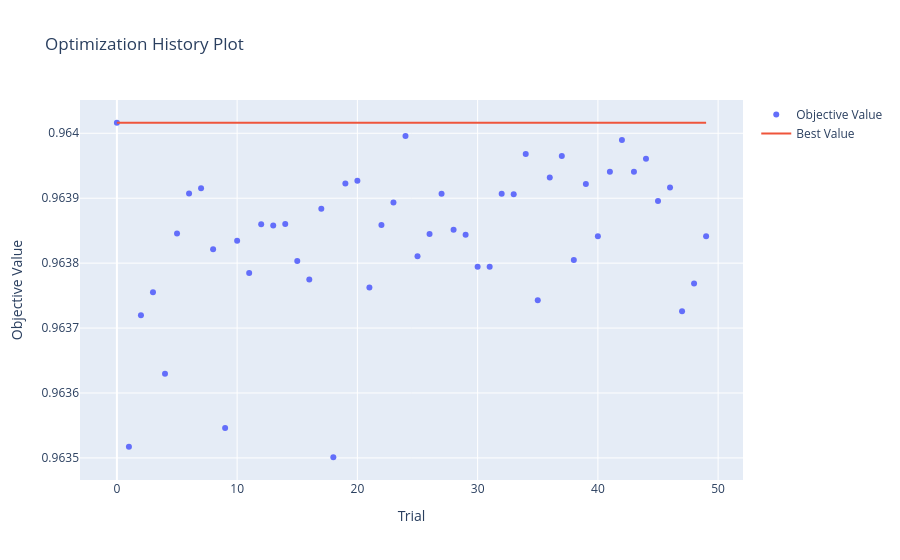

Here is the notebook cell this chart was saved with:
### Code cell
optuna_filename = 'optuna_params_xgb.json'
best_params = setup.load_optuna_params(optuna_filename)

if setup.perform_optuna_tuning():
    print("Starting XGBoost SQLite Optuna Optimization v8 (focused search space)...")
    
    pruner = optuna.pruners.NopPruner()
    
    study = optuna.create_study(
        storage='sqlite:///xgb_study.db',
        load_if_exists=True,
        direction='maximize',
        study_name='xgb_feature_engineered_optuna_v8',
        pruner=pruner,
        sampler=optuna.samplers.TPESampler(
            seed=seed,
            n_startup_trials=5,
            multivariate=True
        )
    )
    
    # Enqueue previous best parameters if available
    if best_params and len(best_params) > 0:
        valid_params = {k: v for k, v in best_params.items() if k in ["learning_rate", "max_depth", "subsample", "colsample_bytree", "min_child_weight", "gamma", "reg_alpha", "reg_lambda"]}
        study.enqueue_trial(valid_params)
        print("Enqueued previous best parameters into Optuna study.")
    
    study.optimize(objective, n_trials=50, timeout=7200, show_progress_bar=True)
    best_params = study.best_params
    print(f'Best score: {study.best_value:.6f}')
    print("Best params found:", best_params)
    setup.save_optuna_params(optuna_filename, best_params)
    setup.upload_artifact(optuna_filename)
else:
    print("Using loaded parameters:", best_params)

### Figure 1 — Plotly figure (JSON) as saved in the notebook; plotly's stock layout.template omitted (floating-point values rounded to 4 significant figures)
{"data": [{"mode": "markers", "name": "Objective Value", "type": "scatter", "x": [0, 1, 2, 3, 4, 5, 6, 7, 8, 9, 10, 11, 12, 13, 14, 15, 16, 17, 18, 19, 20, 21, 22, 23, 24, 25, 26, 27, 28, 29, 30, 31, 32, 33, 34, 35, 36, 37, 38, 39, 40, 41, 42, 43, 44, 45, 46, 47, 48, 49], "y": [0.964, 0.9635, 0.9637, 0.9638, 0.9636, 0.9638, 0.9639, 0.9639, 0.9638, 0.9635, 0.9638, 0.9638, 0.9639, 0.9639, 0.9639, 0.9638, 0.9638, 0.9639, 0.9635, 0.9639, 0.9639, 0.9638, 0.9639, 0.9639, 0.964, 0.9638, 0.9638, 0.9639, 0.9639, 0.9638, 0.9638, 0.9638, 0.9639, 0.9639, 0.964, 0.9637, 0.9639, 0.964, 0.9638, 0.9639, 0.9638, 0.9639, 0.964, 0.9639, 0.964, 0.9639, 0.9639, 0.9637, 0.9638, 0.9638]}, {"mode": "lines", "name": "Best Value", "type": "scatter", "x": [0, 1, 2, 3, 4, 5, 6, 7, 8, 9, 10, 11, 12, 13, 14, 15, 16, 17, 18, 19, 20, 21, 22, 23, 24, 25, 26, 27, 28, 29, 30, 31, 32, 33, 34, 35, 36, 37, 38, 39, 40, 41, 42, 43, 44, 45, 46, 47, 48, 49], "y": [0.964, 0.964, 0.964, 0.964, 0.964, 0.964, 0.964, 0.964, 0.964, 0.964, 0.964, 0.964, 0.964, 0.964, 0.964, 0.964, 0.964, 0.964, 0.964, 0.964, 0.964, 0.964, 0.964, 0.964, 0.964, 0.964, 0.964, 0.964, 0.964, 0.964, 0.964, 0.964, 0.964, 0.964, 0.964, 0.964, 0.964, 0.964, 0.964, 0.964, 0.964, 0.964, 0.964, 0.964, 0.964, 0.964, 0.964, 0.964, 0.964, 0.964]}, {"marker": {"color": "#cccccc"}, "mode": "markers", "name": "Infeasible Trial", "showlegend": false, "type": "scatter", "x": [], "y": []}], "layout": {"title": {"text": "Optimization History Plot"}, "xaxis": {"title": {"text": "Trial"}}, "yaxis": {"title": {"text": "Objective Value"}}}}
